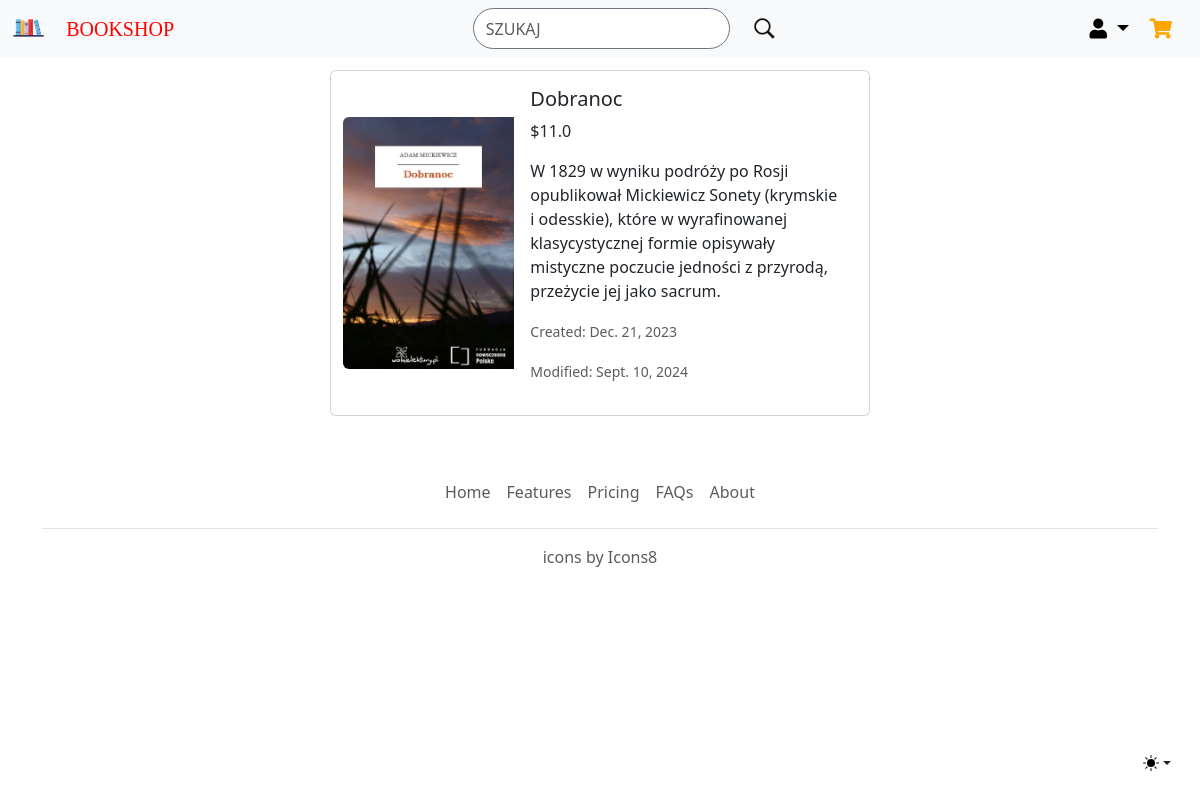
Page /13/ on the earlier database version.
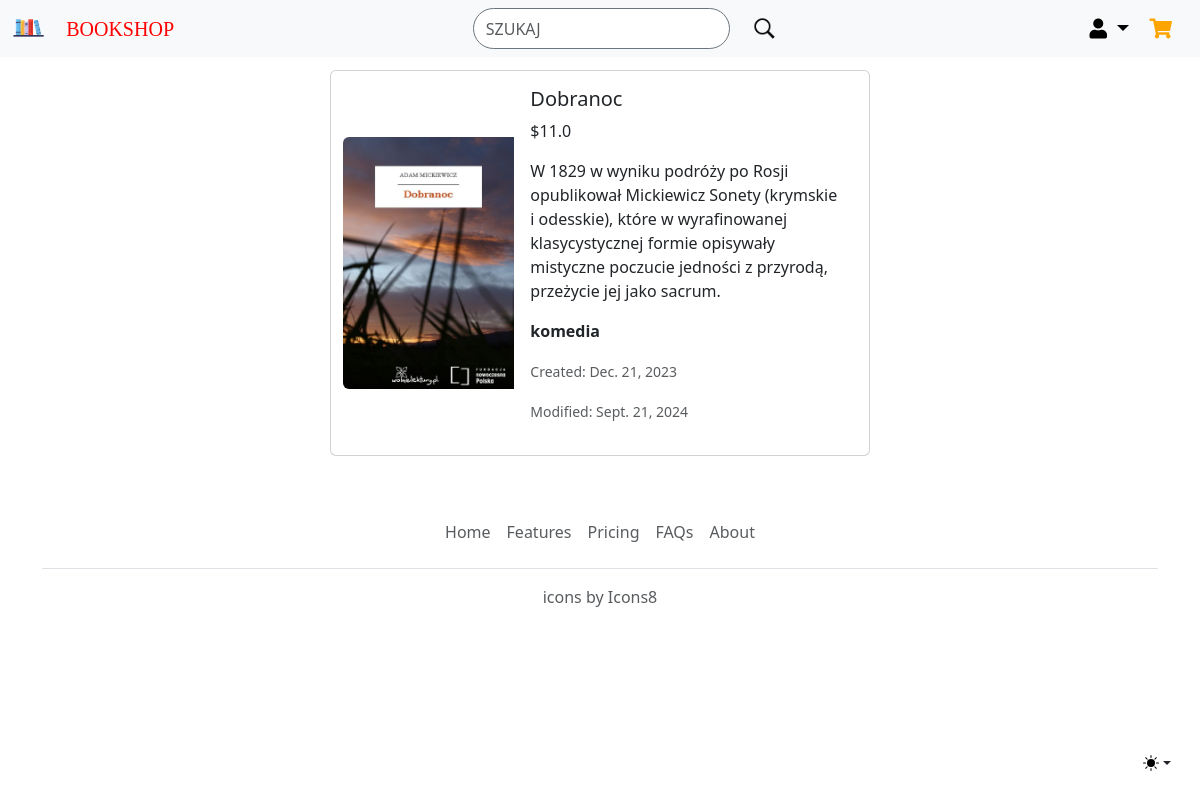
Same page on the later database version.
### myapp/models.py (models this page shows, shortened)
class Book(models.Model):
    title = models.CharField(max_length=100)
    author = models.CharField(max_length=100, blank=True)
    price = models.FloatField()
    description = models.TextField()
    file = models.ImageField(upload_to='uploads', blank=True)
    created = models.DateField(auto_now_add=True)
    modified = models.DateField(auto_now=True)
    genres = models.ManyToManyField(Genre, blank=True)

class Genre(models.Model):
    AKC = 'akcja'
    PRZ = 'przygoda'
    HIS = 'historia'
    KOM = 'komedia'
    BOOK_GENRE = [
        (AKC, 'Akcja'),
        (PRZ, 'Przygoda'),
        (HIS, 'Historia'),
        (KOM, 'Komedia')
    ]
    name = models.CharField(max_length=15, choices=BOOK_GENRE, default=AKC)

### myapp/views.py (the view)
# urls.py: path('<int:book_id>/', views.show_book, name='show_book'),
def show_book(request, book_id):
    book = Book.objects.get(id=book_id)
    return render(request, 'myapp/show_book.html', {'book': book})

### myapp/templates/myapp/show_book.html (shortened to what this page needs)
{% extends 'myapp/base.html' %}
{% block body %}
<div class="row d-flex justify-content-center">
    <div class="card mb-3" style="max-width: 540px;">
        <div class="row g-0">
            <div class="col-md-4 my-auto">
                <img src="{{ book.file.url }}" class="img-fluid rounded-start" alt="...">
            </div>
            <div class="col-md-8">
                <div class="card-body">
                    <h5 class="card-title">{{ book.title }}</h5>
                    <p class="card-text">${{ book.price }}</p>
                    <p class="card-text">{{ book.description }}</p>
                    <p class="card-text fw-bold">
                        {% for gen in book.genres.all %}
                            {{ gen.name }}{% if not forloop.last %}, {% endif %}
                        {% endfor %}
                    </p>
                    <p class="card-text"><small class="text-muted">Created: {{ book.created }}</small></p>
                    <p class="card-text"><small class="text-muted">Modified: {{ book.modified }}</small></p>
                </div>
            </div>
        </div>
    </div>
</div>
{% endblock %}

Differences in the rows shown:
changed Book "Dobranoc": modified "Sept. 10, 2024" → "Sept. 21, 2024"
now on this page (row unchanged): Genre: name "komedia"
